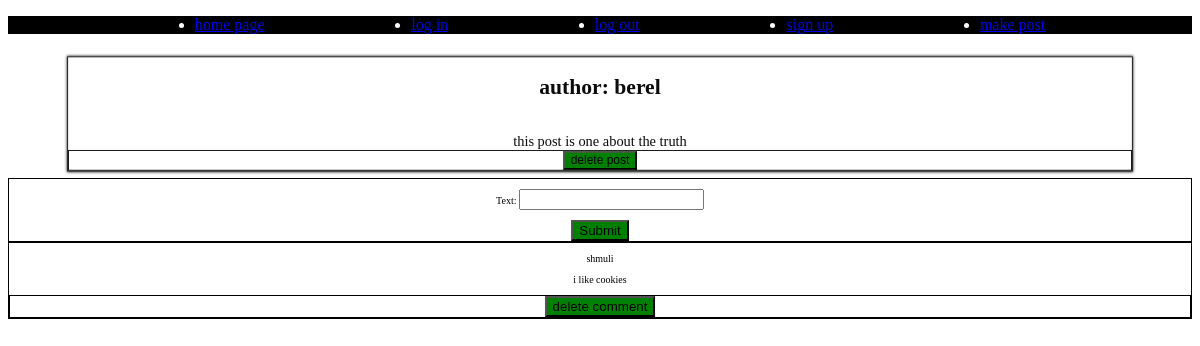
The page /posts/view_post/1 on the database as committed earlier.
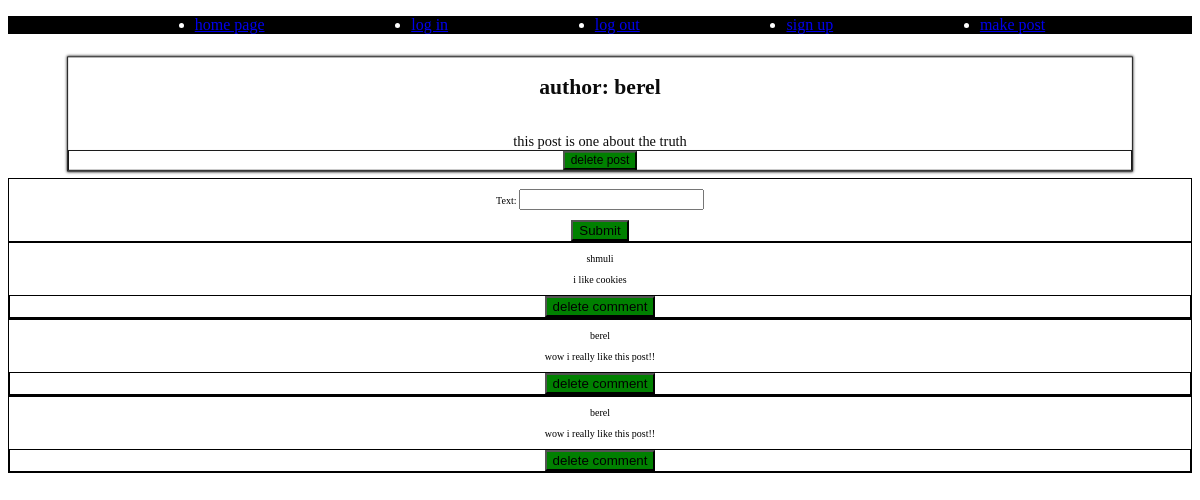
The same page on the database as committed later.
### posts/models.py (models this page shows, shortened)
class Post(models.Model):
    id = models.AutoField(primary_key=True)
    author = models.CharField(max_length=30)
    text = models.TextField(max_length=280, null=False)

class Comment(models.Model):
    author = models.CharField(max_length=30)
    content = models.CharField(max_length=100)
    on_post = models.IntegerField()

### posts/views.py (the view, shortened to what this page needs)
# urls.py: path('view_post/<int:post_id>', views.view_post, name='view post'),
def view_post(request, post_id):
    logged = request.session.get('logged')
    form = forms.make_comment()
    post =  models.Post.objects.filter(id=post_id).first()
    comments = models.Comment.objects.filter(on_post=post_id)
    return render(request, 'view_post.html', {'post': post, 'comments': comments, 'form': form})

### posts/forms.py
class make_comment(forms.Form):
    text = forms.CharField(widget=forms.TextInput())

### posts/templates/view_post.html (shortened to what this page needs)
{% extends 'base.html' %}
{% block content%}
<div class="post">
    <h2>author: {{post.author|safe}}</h2>
    <br>
    {{post.text|safe}}
    <form action="{% url 'delete post' post_id=post.id %}" method="POST">
        <button type="submit">delete post</button>
    </form>
</div>
<form method="post" action="{% url 'view post' post_id=post.id %}">
    {{ form.as_p }}
    <button type="submit">Submit</button>
</form>
{% for comment in comments %}
<div class="comment">
    <p>{{comment.author|safe}}</p>
    <p>{{comment.content|safe}}</p>
    <form action="{% url 'delete comment' comment_id=comment.id %}" method="POST">
        <button type="submit">delete comment</button>
    </form>
</div>
{% endfor %}
{% endblock %}

### users/templates/base.html (shortened to what this page needs)
<!DOCTYPE html>
<html lang="en">
<head>
</head>
<body>
    <nav>
        <ul>
            <li><a href="{% url 'home page' %}">home page</a></li>
            <li><a href="{% url 'log in' %}">log in</a></li>
            <li><a href="{% url 'log out' %}">log out</a></li>
            <li><a href="{% url 'sign up' %}">sign up</a></li>
            <li><a href="{% url 'make post' %}">make post</a></li>
        </ul>
    </nav>
    {% block content %}
    {% endblock %}
</body>
</html>

Rows that differ between the two databases and show on the page:
added Comment: author "berel", content "wow i really like this post!!"
added Comment: author "berel", content "wow i really like this post!!"
